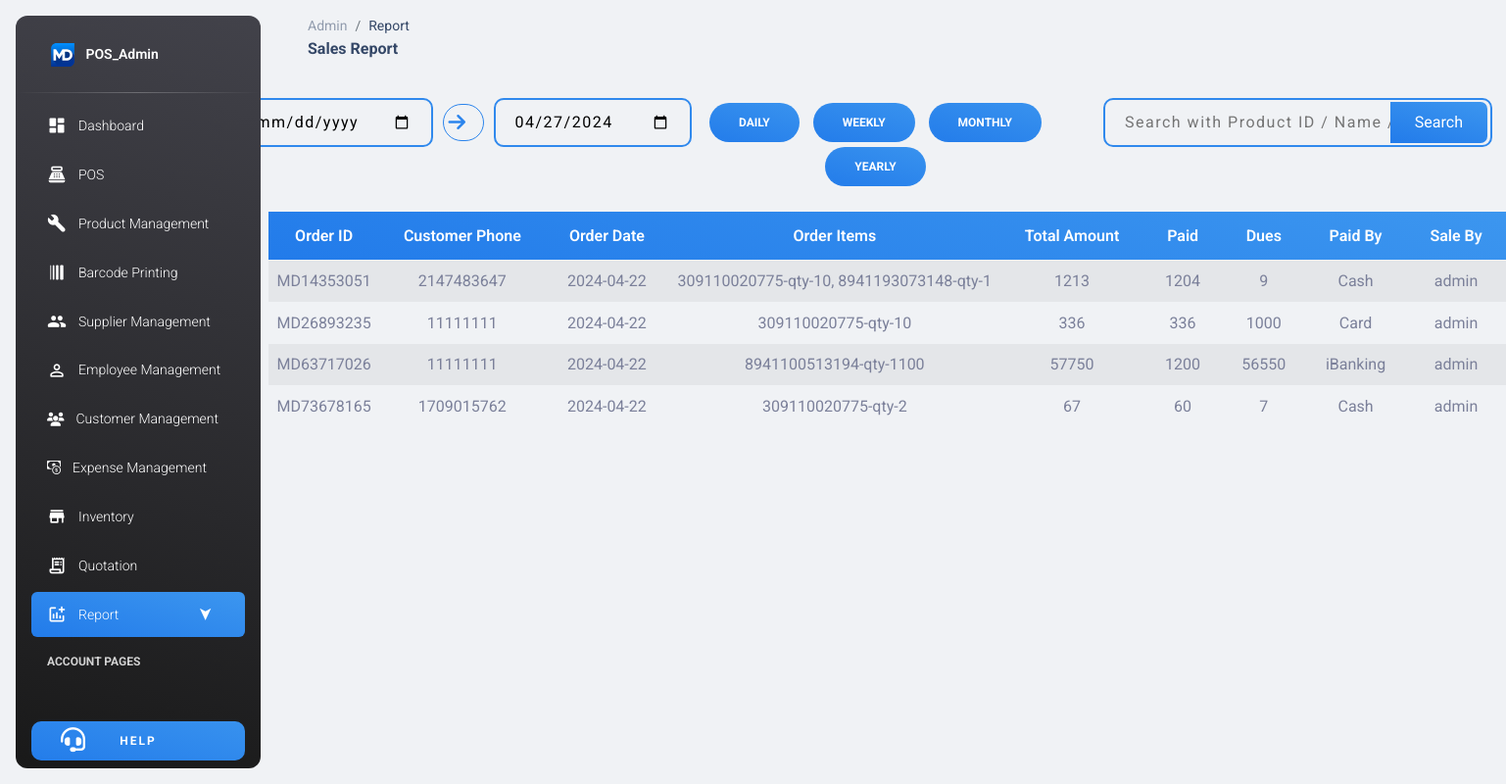
Page /Admin_panel/sales_report.php on the committed database.
### tables this page shows
CREATE TABLE `customer_order` (
  `order_id` varchar(255) NOT NULL,
  `customer_phone` varchar(11) NOT NULL,
  `order_date` date NOT NULL,
  `order_item` varchar(255) NOT NULL,
  `total` int(255) NOT NULL,
  `paid` int(255) NOT NULL,
  `due` int(255) NOT NULL,
  `paid_by` varchar(255) NOT NULL,
  `sale_by` varchar(255) NOT NULL
);

### Admin_panel/sales_report.php (the view, shortened to what this page needs)
<!DOCTYPE html>
<html lang="en">
<head>
  <link rel="stylesheet" href="https://cdn.jsdelivr.net/npm/bootstrap-icons@1.11.3/font/bootstrap-icons.min.css">
  <link rel="stylesheet" href="https://cdnjs.cloudflare.com/ajax/libs/font-awesome/6.5.1/css/fontawesome.min.css" />
  <link href="../assets/css/nucleo-icons.css" rel="stylesheet" />
  <link href="../assets/css/nucleo-svg.css" rel="stylesheet" />
  <link href="../assets/css/sales_report.css" rel="stylesheet" />
  <link id="pagestyle" href="../assets/css/material-dashboard.css?v=3.1.0" rel="stylesheet" />
</head>
<body class="g-sidenav-show  bg-gray-200">
  <aside class="sidenav navbar navbar-vertical navbar-expand-xs border-0 border-radius-xl my-3 fixed-start ms-3   bg-gradient-dark" id="sidenav-main">
    <div class="sidenav-header">
      <a class="navbar-brand m-0" href=" https://demos.creative-tim.com/material-dashboard/pages/dashboard " target="_blank">
        <img src="../assets/img/MD logo.svg" class="navbar-brand-img h-100" alt="main_logo">
        <span class="ms-1 font-weight-bold text-white">POS_Admin</span>
      </a>
    </div>
    <hr class="horizontal light mt-0 mb-2">
    <div class="collapse navbar-collapse  w-auto " id="sidenav-collapse-main">
      <ul class="navbar-nav">
        <li class="nav-item">
          <a class="nav-link text-white " href="dashboard.php">
            <div class="text-white text-center me-2 d-flex align-items-center justify-content-center">
              <i class="material-icons opacity-10">dashboard</i>
            </div>
            <span class="nav-link-text ms-1">Dashboard</span>
          </a>
        </li>
        <li class="nav-item">
          <a class="nav-link text-white" href="pos.php">
            <div class="text-white text-center me-2 d-flex align-items-center justify-content-center">
              <i class="material-icons opacity-10">point_of_sale</i>
            </div>
            <span class="nav-link-text ms-1">POS</span>
          </a>
        </li>
        <li class="nav-item">
          <a class="nav-link text-white " href="product_management.php">
            <div class="text-white text-center me-2 d-flex align-items-center justify-content-center">
              <i class="material-icons opacity-10">build</i>
            </div>
            <span class="nav-link-text ms-1">Product Management</span>
          </a>
        </li>
        <li class="nav-item">
          <a class="nav-link text-white " href="barcode_printing.php">
            <div class="text-white text-center me-2 d-flex align-items-center justify-content-center">
              <i class="material-icons opacity-10" style="transform:rotate(90deg);">line_weight</i>
            </div>
            <span class="nav-link-text ms-1">Barcode Printing</span>
          </a>
        </li>
        <li class="nav-item">
          <a class="nav-link text-white " href="supplier_management.php">
            <div class="text-white text-center me-2 d-flex align-items-center justify-content-center">
              <i class="material-icons opacity-10">group</i>
            </div>
            <span class="nav-link-text ms-1">Supplier Management</span>
          </a>
        </li>
        <li class="nav-item">
          <a class="nav-link text-white " href="sales_staff.php">
            <div class="text-white text-center me-2 d-flex align-items-center justify-content-center">
              <i class="material-icons opacity-10">person_outline</i>
            </div>
            <span class="nav-link-text ms-1">Employee Management</span>
          </a>
        </li>
        <li class="nav-item">
          <a class="nav-link text-white " href="customer_management.php">
            <div class="text-white text-center me-2 d-flex align-items-center justify-content-center">
              <i class="fas fa-users opacity-10"></i>
            </div>
            <span class="nav-link-text ms-1">Customer Management</span>
          </a>
        </li>
        <li class="nav-item">
          <a class="nav-link text-white " href="expens_management.php">
            <div class="text-white text-center me-2 d-flex align-items-center justify-content-center">
            <i class="bi bi-cash-coin opacity-10"></i>
            </div>
            <span class="nav-link-text ms-1">Expense Management</span>
          </a>
        </li>
        <li class="nav-item">
          <a class="nav-link text-white " href="inventory.php">
            <div class="text-white text-center me-2 d-flex align-items-center justify-content-center">
              <i class="material-icons opacity-10">store</i>
            </div>
            <span class="nav-link-text ms-1">Inventory</span>
          </a>
        </li>
        <li class="nav-item">
          <a class="nav-link text-white " href="quotation.php">
            <div class="text-white text-center me-2 d-flex align-items-center justify-content-center">
              <i class="material-icons opacity-10">receipt_long</i>
            </div>
            <span class="nav-link-text ms-1">Quotation</span>
          </a>
        </li>
        <li class="nav-item sub_menu">
          <div class="nav-link text-white dropdown_menu bg-gradient-primary" href="">
            <div class="text-white text-center me-2 d-flex align-items-center justify-content-center">
              <i class="material-icons opacity-10">addchart</i>
            </div>
            <span class="nav-link-text ms-1">Report</span>
          </div>
        </li>
        <li class="nav-item mt-3">
          <h6 class="ps-4 ms-2 text-uppercase text-xs text-white font-weight-bolder opacity-8">Account pages</h6>
        </li>
        <li class="nav-item">
          <a class="nav-link text-white " href="profile.php">
          </a>
        </li>
      </ul>
    </div>
    <div class="sidenav-footer position-absolute w-100 bottom-1">
      <div class="mx-3">
        <a class="btn bg-gradient-primary w-100 " href="support.php" type="button" style="letter-spacing:2px;border-radius:10px !important;padding:10px !important;"><i class="fas fa-headset position-absolute  text-white" style="font-size:25px;width: 100%; left:-30%; top: 7px;"></i><span class="text-white">Help</span></a>
      </div>
    </div>
  </aside>
  <main class="main-content position-relative max-height-vh-100 h-100 border-radius-lg ">
    <nav class="navbar navbar-main navbar-expand-lg px-0 mx-4 shadow-none border-radius-xl" id="navbarBlur" data-scroll="true">
      <div class="container-fluid py-1 px-3">
        <nav aria-label="breadcrumb">
          <ol class="breadcrumb bg-transparent mb-0 pb-0 pt-1 px-0 me-sm-6 me-5">
            <li class="breadcrumb-item text-sm"><a class="opacity-5 text-dark" href="javascript:;">Admin</a></li>
            <li class="breadcrumb-item text-sm text-dark active" aria-current="page">Report</li>
          </ol>
          <h6 class="font-weight-bolder mb-0">Sales Report</h6>
        </nav>
      </div>
    </nav>
    <div class="search bg-gray-200 w-100 d-flex justify-content-even">
        <div class="row w-100">
          <div class="col-lg-4">
            <div class="date-range ">
              <form action="" method="post">
                      <input type="date" name="from" >
                      <button class="btn bg-success text-white" type="submit" name="date_search"><i class="fas fa-arrow-right w-100" style="font-size:20px; color:#2B84EC;"></i></button>
                      <input type="date" name="to" value="<?php echo date("Y-m-d"); ?>">
                </form>
              </div>
            </div>
          <div class="col-lg-4">
            <div class="report-category">
              <form action="" method="post">
                <button class="btn bg-gradient-primary" type="submit" name="daily">Daily</button>
                <button class="btn bg-gradient-primary" type="submit" name="weekly">Weekly</button>
                <button class="btn bg-gradient-primary" type="submit" name="monthly">Monthly</button>
                <button class="btn bg-gradient-primary" type="submit" name="yearly">Yearly</button>
              </form>
            </div>
        </div>
        <div class="col-lg-4">
          <div class="right">
              <form action="" method="post">
                <input type="text" name="search" id="search" placeholder="Search with Product ID / Name / Price / Date">
                <input class="bg-gradient-primary" type="submit" name="submit_search" id="submit" value="Search">
              </form>
          </div>
        </div>
      </div>
    </div>
    <div class="view">
        <table class="text-center table table-striped">
            <thead class="bg-gradient-primary text-white">
              <tr>
                <th>Order ID</th>
                <th>Customer Phone</th>
                <th>Order Date</th>
                <th>Order Items</th>
                <th>Total Amount</th>
                <th>Paid</th>
                <th>Dues</th>
                <th>Paid By</th>
                <th>Sale By</th>
              </tr>
            </thead>
            <tbody>
              <?php
                require_once("../conn.php");
                if(isset($_POST['date_search']))
                {
                  $date_search = "select * from customer_order where order_date between '$_POST[from]' and '$_POST[to]'";
                  $date_qry = mysqli_query($conn, $date_search);
                  if(mysqli_num_rows($date_qry)>0){
                    while($date_row = mysqli_fetch_assoc($date_qry)){
                      ?>
                      <tr>
                        <td><?php echo $date_row['order_id']; ?></td>
                        <td><?php echo $date_row['customer_phone']; ?></td>
                        <td><?php echo $date_row['order_date']; ?></td>
                        <td><?php echo $date_row['order_item']; ?></td>
                        <td><?php echo $date_row['total']; ?></td>
                        <td><?php echo $date_row['paid']; ?></td>
                        <td><?php echo $date_row['due']; ?></td>
                        <td><?php echo $date_row['paid_by']; ?></td>
                        <td><?php echo $date_row['sale_by']; ?></td>
                      </tr>
                      <?php
                    }
                  }
                }
                else{
                $sql="select * from customer_order";
                $qry = mysqli_query($conn, $sql);
                if(mysqli_num_rows($qry)>0){
                  while($row = mysqli_fetch_assoc($qry)){
                    ?>
                    <tr>
                      <td><?php echo $row['order_id']; ?></td>
                      <td><?php echo $row['customer_phone']; ?></td>
                      <td><?php echo $row['order_date']; ?></td>
                      <td><?php echo $row['order_item']; ?></td>
                      <td><?php echo $row['total']; ?></td>
                      <td><?php echo $row['paid']; ?></td>
                      <td><?php echo $row['due']; ?></td>
                      <td><?php echo $row['paid_by']; ?></td>
                      <td><?php echo $row['sale_by']; ?></td>
                    </tr>
                    <?php
                  }
                }
              }
              ?>
            </tbody>
        </table>
    </div>

### assets/css/sales_report.css (style rules this page uses)
.search { text-align: center; justify-content: space-between; padding: 2% 0%; }
.right { position: relative; width: 100%; margin: auto; }
.report-category .btn { margin: 0px 5px !important; margin-top: 5px !important; padding: 10px 30px !important; }
input[type="text"] { padding: 10px 20px; letter-spacing: 1.5px; border-radius: 10px; border: 2px solid #3089ED; margin: 0px 10px; background: transparent; width: 100%; }
input[type="date"] { padding: 10px 20px; letter-spacing: 1.5px; border-radius: 10px; border: 2px solid #3089ED; margin: 0px 10px; background: transparent; width: 100%; }
.right input[type="submit"] { position: absolute; top: 4px; right: -5px; padding: 8px 25px; color: white; border: none; border-top-right-radius: 7px; border-bottom-right-radius: 7px }
.date-range { width: 100%; }
.date-range form { display: flex; justify-content: center; align-items: center; }
.date-range input { width: 100%; }
.date-range button { background: transparent !important; border: 1px solid #2B84EC !important; width: 30%; }

### rows in the picture
customer_order: order_id "MD14353051", customer_phone "2147483647", order_date "2024-04-22", order_item "309110020775-qty-10, 8941193073148-qty-1", total "1213", paid "1204", due "9", paid_by "Cash", sale_by "admin"
customer_order: order_id "MD26893235", customer_phone "11111111", order_date "2024-04-22", order_item "309110020775-qty-10", total "336", paid "336", due "1000", paid_by "Card", sale_by "admin"
customer_order: order_id "MD63717026", customer_phone "11111111", order_date "2024-04-22", order_item "8941100513194-qty-1100", total "57750", paid "1200", due "56550", paid_by "iBanking", sale_by "admin"
customer_order: order_id "MD73678165", customer_phone "1709015762", order_date "2024-04-22", order_item "309110020775-qty-2", total "67", paid "60", due "7", paid_by "Cash", sale_by "admin"
